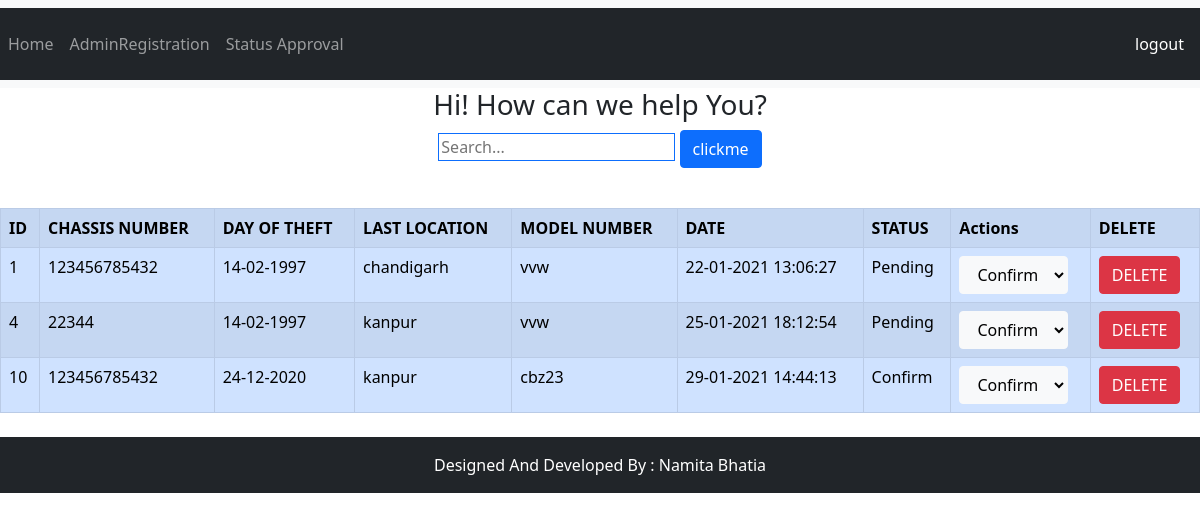
Screenshot of /Project/admin/admindatashwcopy.php with the database file from the repository.
### tables this page shows
CREATE TABLE `complaint_form_detail` (
  `id` int(200) NOT NULL,
  `username` varchar(200) NOT NULL,
  `chassis_no` varchar(200) NOT NULL,
  `DayOfTheft` varchar(200) NOT NULL,
  `LastLocation` varchar(200) NOT NULL,
  `model_no` varchar(200) NOT NULL,
  `Date` varchar(200) NOT NULL,
  `status` int(11) NOT NULL
);

### Project/admin/admindatashwcopy.php (the view, shortened to what this page needs)
<head>
    <link href="https://cdn.jsdelivr.net/npm/bootstrap@5.0.0-beta1/dist/css/bootstrap.min.css" rel="stylesheet">
</head>
<?php
require_once("connect.php");
?>
<?php include 'adminheader.php'; ?>
<div class="container">
    <div class="row d-flex justify-content-center">
        <div class="col-md-9">
            <div class=" ">
                <h3 class="heading  text-center">Hi! How can we help You?</h3>
                <form method="POST">
                    <div class="d-flex justify-content-center ">
                        <div class="search">
                            <input type="text" name="get_id" class="search-input border  border-primary" placeholder="Search...">
                            <button name="search_by_id" class="btn btn-primary btn-small" type="submit">clickme</button>
                        </div>
                    </div>
                </form>
            </div>
        </div>
    </div>
</div>
<?php
$sql = "select * from complaint_form_detail";
$res = mysqli_query($conn, $sql);
if (mysqli_num_rows($res) > 0) {
?>
    <table class="table table-primary table-hover table-striped table-bordered my-4">
        <tr class="thead-dark">
            <th>ID</th>
            <th>CHASSIS NUMBER</th>
            <th>DAY OF THEFT</th>
            <th>LAST LOCATION</th>
            <th>MODEL NUMBER</th>
            <th>DATE</th>
            <th>STATUS</th>
            <th>Actions</th>
            <th>DELETE</th>
        </tr>
        <?php
        while ($row = mysqli_fetch_array($res)) {
        ?>
            <tr>
                <td><?php echo $row["id"]; ?></td>
                <td><?php echo $row["chassis_no"]; ?></td>
                <td><?php echo $row["DayOfTheft"]; ?></td>
                <td><?php echo $row["LastLocation"]; ?></td>
                <td><?php echo $row["model_no"]; ?></td>
                <td><?php echo $row["Date"]; ?></td>
                <td>
                    <?php
                    if ($row['status'] == 1) {
                        echo "<p id=str" . $row['id'] . ">Confirm</p>";
                    } else {
                        echo "<p id=str" . $row['id'] . ">Pending</p>";
                    }
                    ?>
                </td>
                <td>
                    <select class="btn btn-light dropdown-toggle" onchange="active_disactive_user(this.value,<?php echo $row['id']; ?>)">
                        <option class="dropdown-item" value=" 1">Confirm</option>
                    </select>
                </td>
                <td>
                    <a href="delete.php?id=<?php echo $row["id"] ?>" class="btn btn-danger">DELETE</a>
                </td>
            </tr>
        <?php
        }
        ?>
    </table>
<?php
} else {
    echo "No Records Found";
}
?>
<?php include 'footer.php'; ?>
</body>
</html>

### Project/admin/adminheader.php (shortened to what this page needs)
<!DOCTYPE html>
<html lang="en">
<head>
    <link href="https://cdn.jsdelivr.net/npm/bootstrap@5.0.0-beta1/dist/css/bootstrap.min.css" rel="stylesheet">
</head>
<body>
    <div class="">
        <nav class="navbar navbar-expand-lg navbar-light bg-light">
            <div class="collapse navbar-collapse navbar navbar-dark bg-dark text-white" id="navbarText">
                <ul class="navbar-nav me-auto mb-2 mb-lg-0">
                    <li class="nav-item">
                        <a class="nav-link" aria-current="page" href="adminpannel.php">Home</a>
                    </li>
                    <li class="nav-item">
                        <a class="nav-link" href="administrator.php">AdminRegistration</a>
                    </li>
                    <li class="nav-item">
                        <a class="nav-link" href="admindatashow.php">Status Approval</a>
                    </li>
                </ul>
                <span class="navbar-item navbar-text">
                    <a class="nav-link" href="logout.php">logout</a>
                </span>
            </div>
        </nav>
    </div>
</body>
</html>

### Project/admin/footer.php (shortened to what this page needs)
<!DOCTYPE html>
<html lang="en">
<head>
    <link href="https://cdn.jsdelivr.net/npm/bootstrap@5.0.0-beta1/dist/css/bootstrap.min.css" rel="stylesheet">
</head>
<body>
    <div class="text-center p-3 bg-dark text-white mt">
        Designed And Developed By :
        <a class="text-white cj" href="#">Namita Bhatia</a>
    </div>
</body>
</html>

### Project/admin/footer.php (style rules this page uses)
.cj { text-decoration: none; }

### rows the page displays
complaint_form_detail: id "1", chassis_no "123456785432", DayOfTheft "14-02-1997", LastLocation "chandigarh", model_no "vvw", Date "22-01-2021 13:06:27", id "Confirm"
complaint_form_detail: id "4", chassis_no "22344", DayOfTheft "14-02-1997", LastLocation "kanpur", model_no "vvw", Date "25-01-2021 18:12:54", id "Confirm"
complaint_form_detail: id "10", chassis_no "123456785432", DayOfTheft "24-12-2020", LastLocation "kanpur", model_no "cbz23", Date "29-01-2021 14:44:13", id "Confirm"
